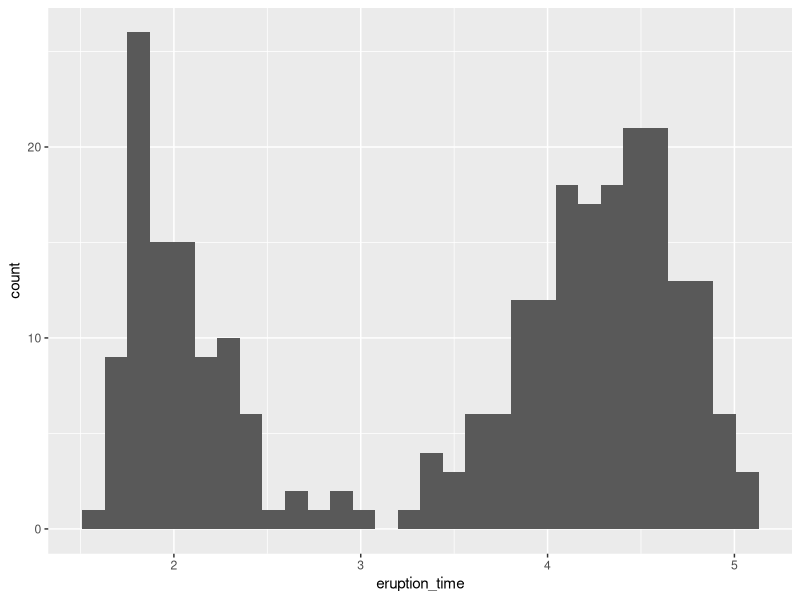
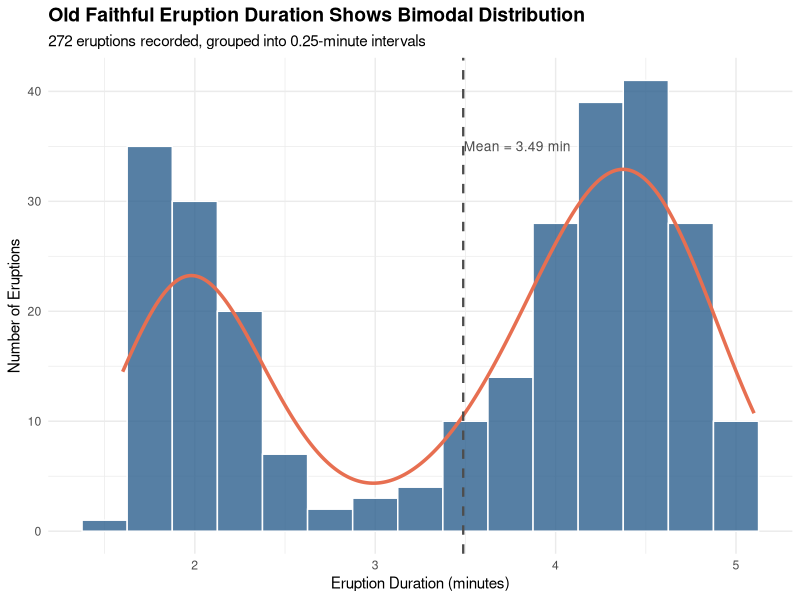
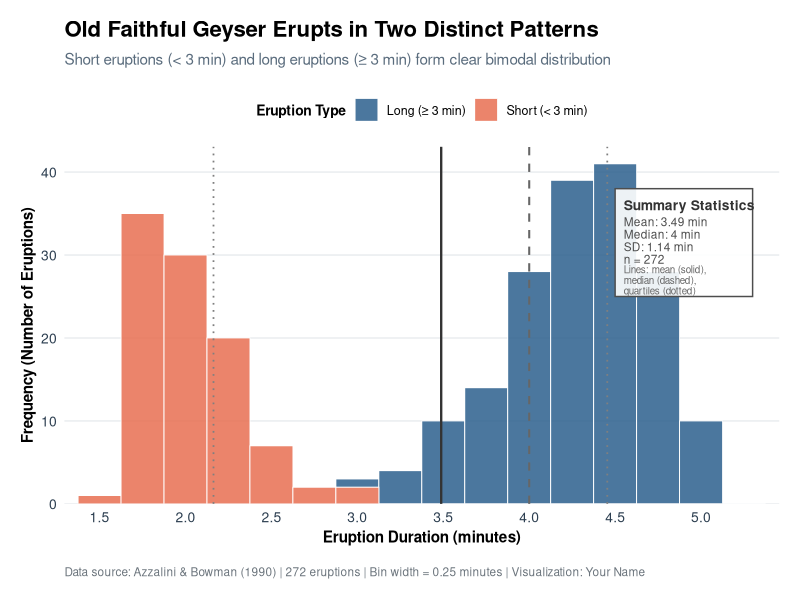

Write the R code that produced these figures, in order.
## ---- chunk 1
#| label: setup
#| message: false
#| warning: false

# Load required libraries
library(tidyverse)  # Includes ggplot2, dplyr, and other essential packages
library(scales)     # For formatting axes and labels

# Prepare the data: use the faithful geyser dataset
data_faithful <- faithful %>%
  as_tibble() %>%                                  # Convert to tibble
  rename(
    eruption_time = eruptions,                     # Rename for clarity
    waiting_time = waiting
  )

# Preview the data
head(data_faithful)
summary(data_faithful)
## ---- chunk 2
#| label: chart-basic
#| fig-width: 8
#| fig-height: 5

ggplot(data_faithful, aes(x = eruption_time)) +  # Set up the plot with x variable
  geom_histogram()                                # Create histogram
## ---- chunk 3
#| label: chart-intermediate
#| fig-width: 8
#| fig-height: 5

# Calculate mean for reference line
mean_eruption <- mean(data_faithful$eruption_time)

ggplot(data_faithful, aes(x = eruption_time)) +
  # Histogram with specified bin width
  geom_histogram(binwidth = 0.25,                      # 0.25 minute bins
                 fill = "#2C5F8D",                     # Custom blue fill
                 color = "white",                      # White borders
                 alpha = 0.8) +                        # Slight transparency
  # Add density curve overlay
  geom_density(aes(y = after_stat(count) * 0.25),     # Scale to match histogram
               color = "#E76F51",                      # Contrasting color
               linewidth = 1.2) +                      # Thicker line
  # Add mean reference line
  geom_vline(xintercept = mean_eruption,
             linetype = "dashed",
             color = "gray30",
             linewidth = 0.8) +
  # Add mean label
  annotate("text", x = mean_eruption + 0.3, y = 35,
           label = paste0("Mean = ", round(mean_eruption, 2), " min"),
           color = "gray30", size = 3.5) +
  labs(
    title = "Old Faithful Eruption Duration Shows Bimodal Distribution",
    subtitle = "272 eruptions recorded, grouped into 0.25-minute intervals",
    x = "Eruption Duration (minutes)",
    y = "Number of Eruptions"
  ) +
  theme_minimal() +
  theme(
    plot.title = element_text(face = "bold", size = 14)
  )
## ---- chunk 4
#| label: chart-advanced
#| fig-width: 10
#| fig-height: 7

# Calculate summary statistics
stats_summary <- data_faithful %>%
  summarise(
    n = n(),
    mean_time = mean(eruption_time),
    median_time = median(eruption_time),
    sd_time = sd(eruption_time),
    q25 = quantile(eruption_time, 0.25),
    q75 = quantile(eruption_time, 0.75)
  )

# Create eruption category for color coding
data_faithful <- data_faithful %>%
  mutate(
    eruption_type = case_when(
      eruption_time < 3 ~ "Short (< 3 min)",
      TRUE ~ "Long (≥ 3 min)"
    )
  )

# Calculate bin counts for annotations
bin_data <- data_faithful %>%
  mutate(bin = cut(eruption_time, 
                   breaks = seq(1.5, 5.5, by = 0.25),
                   include.lowest = TRUE)) %>%
  count(bin) %>%
  mutate(midpoint = seq(1.625, 5.375, by = 0.25)[1:n()])

# Define custom colors
eruption_colors <- c(
  "Short (< 3 min)" = "#E76F51",    # Coral for short
  "Long (≥ 3 min)" = "#2C5F8D"      # Blue for long
)

ggplot(data_faithful, aes(x = eruption_time)) +
  # Main histogram with color coding
  geom_histogram(aes(fill = eruption_type),
                 binwidth = 0.25,
                 color = "white",
                 linewidth = 0.3,
                 alpha = 0.85) +
  # Add statistical reference lines
  geom_vline(xintercept = stats_summary$mean_time,
             linetype = "solid",
             color = "gray20",
             linewidth = 0.8) +
  geom_vline(xintercept = stats_summary$median_time,
             linetype = "dashed",
             color = "gray40",
             linewidth = 0.7) +
  geom_vline(xintercept = c(stats_summary$q25, stats_summary$q75),
             linetype = "dotted",
             color = "gray50",
             linewidth = 0.6) +
  # Apply custom colors
  scale_fill_manual(values = eruption_colors,
                    name = "Eruption Type") +
  # Format axes
  scale_x_continuous(breaks = seq(1.5, 5.5, by = 0.5),
                     expand = expansion(mult = c(0.02, 0.02))) +
  scale_y_continuous(expand = expansion(mult = c(0, 0.05)),
                     breaks = seq(0, 40, by = 10)) +
  # Add comprehensive labels
  labs(
    title = "Old Faithful Geyser Erupts in Two Distinct Patterns",
    subtitle = "Short eruptions (< 3 min) and long eruptions (≥ 3 min) form clear bimodal distribution",
    x = "Eruption Duration (minutes)",
    y = "Frequency (Number of Eruptions)",
    caption = "Data source: Azzalini & Bowman (1990) | 272 eruptions | Bin width = 0.25 minutes | Visualization: Your Name"
  ) +
  # Add statistics annotation box
  annotate("rect", 
           xmin = 4.5, xmax = 5.3, 
           ymin = 25, ymax = 38,
           fill = "white", color = "gray30", 
           alpha = 0.9, linewidth = 0.5) +
  annotate("text", x = 4.55, y = 36,
           label = "Summary Statistics",
           hjust = 0, fontface = "bold",
           size = 3.5, color = "gray20") +
  annotate("text", x = 4.55, y = 34,
           label = paste0("Mean: ", round(stats_summary$mean_time, 2), " min"),
           hjust = 0, size = 3, color = "gray30") +
  annotate("text", x = 4.55, y = 32.5,
           label = paste0("Median: ", round(stats_summary$median_time, 2), " min"),
           hjust = 0, size = 3, color = "gray30") +
  annotate("text", x = 4.55, y = 31,
           label = paste0("SD: ", round(stats_summary$sd_time, 2), " min"),
           hjust = 0, size = 3, color = "gray30") +
  annotate("text", x = 4.55, y = 29.5,
           label = paste0("n = ", stats_summary$n),
           hjust = 0, size = 3, color = "gray30") +
  annotate("text", x = 4.55, y = 27,
           label = "Lines: mean (solid),\nmedian (dashed),\nquartiles (dotted)",
           hjust = 0, size = 2.5, 
           color = "gray40", lineheight = 0.9) +
  theme_minimal(base_size = 12) +
  theme(
    # Title and text styling
    plot.title = element_text(face = "bold", size = 16, 
                              margin = margin(b = 8)),
    plot.subtitle = element_text(size = 11, color = "#5A6C7D", 
                                  margin = margin(b = 15)),
    plot.caption = element_text(size = 8.5, color = "#6C757D", 
                                hjust = 0, margin = margin(t = 15)),
    
    # Axis styling
    axis.title = element_text(size = 11, face = "bold", 
                              margin = margin(t = 10, r = 10)),
    axis.text = element_text(size = 10, color = "#2C3E50"),
    
    # Legend styling
    legend.position = "top",
    legend.title = element_text(face = "bold", size = 10),
    legend.text = element_text(size = 9),
    
    # Grid and panel styling
    panel.grid.minor = element_blank(),            # Remove minor gridlines
    panel.grid.major.x = element_blank(),          # Remove vertical grid
    panel.grid.major.y = element_line(color = "#E9ECEF", linewidth = 0.5),
    
    # Margins
    plot.margin = margin(15, 15, 15, 15)          # Add space around plot
  )
